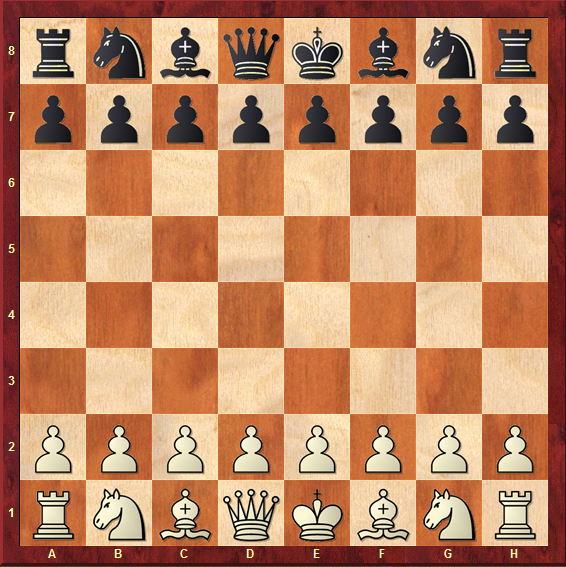
#> input picture board.png, 566 x 567 px
$ python main.py
#> lines starting #> are read from the running program, lines starting #| are printed output that depends on the picture
import cv2
import numpy as np


img = cv2.imread('board.png')
#> img is the input picture: shape (567, 566, 3); mean B, G, R 100.1, 134.9, 190.2
gray = cv2.cvtColor(img,cv2.COLOR_BGR2GRAY)
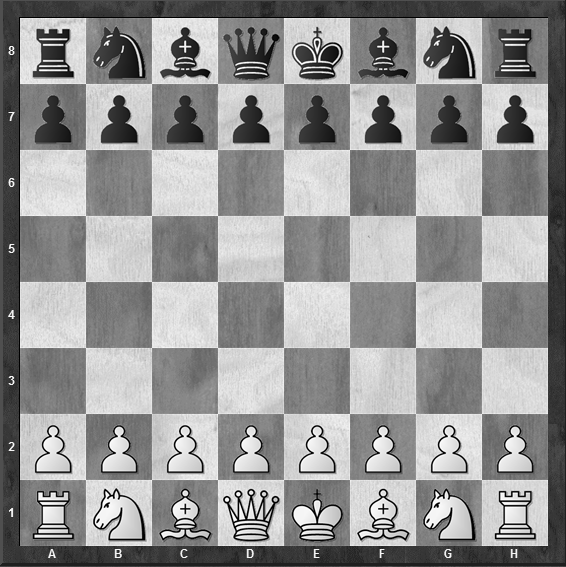
#> gray: shape (567, 566); min 0, max 255, mean 147.5

kernel_size = 5
blur_gray = cv2.GaussianBlur(gray,(kernel_size, kernel_size),0)
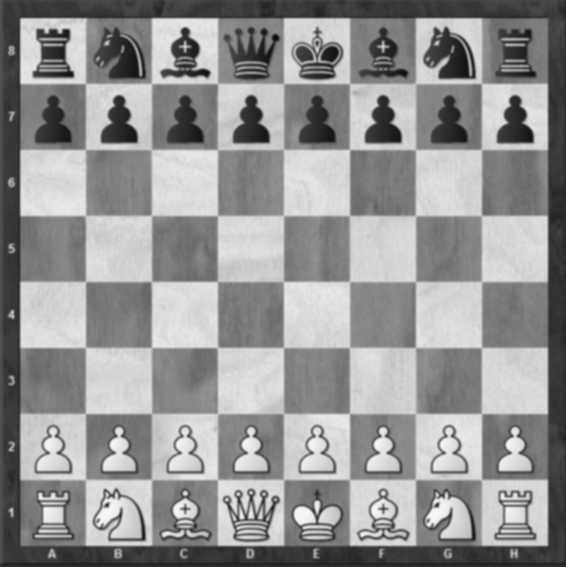
#> blur_gray: shape (567, 566); min 10, max 246, mean 147.5
low_threshold = 50
high_threshold = 150
edges = cv2.Canny(blur_gray, low_threshold, high_threshold)
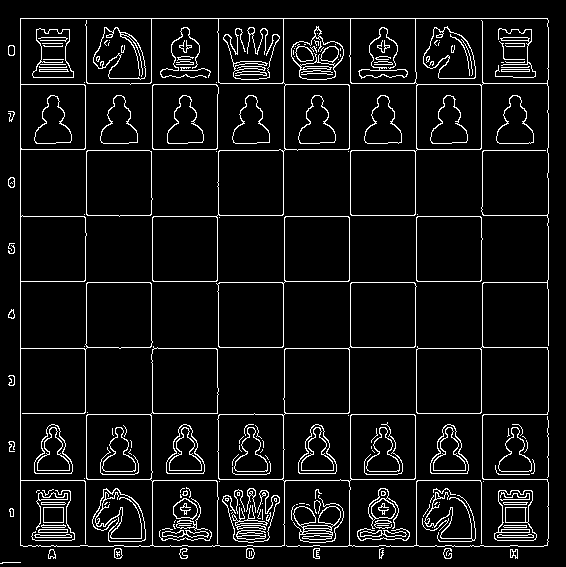
#> edges: shape (567, 566); 7% white in thin lines or dots
rho = 1  # distance resolution in pixels of the Hough grid
theta = np.pi / 180  # angular resolution in radians of the Hough grid
threshold = 15  # minimum number of votes (intersections in Hough grid cell)
min_line_length = 50  # minimum number of pixels making up a line
max_line_gap = 20  # maximum gap in pixels between connectable line segments
line_image = np.copy(img) * 0  # creating a blank to draw lines on
#> line_image: shape (567, 566, 3); every value is 0

# Run Hough on edge detected image
# Output "lines" is an array containing endpoints of detected line segments
lines = cv2.HoughLinesP(edges, rho, theta, threshold, np.array([]),
                    min_line_length, max_line_gap)
#> lines = 271 rows, first 6: [20, 18, 547, 18], [483, 479, 547, 479], [548, 541, 548, 20], [20, 413, 84, 413], [417, 480, 480, 480], [85, 148, 85, 85]

square = []

for line in lines:
    for x1,y1,x2,y2 in line:
        if (x2 - x1 > 450) or (y1 - y2 > 450):
            square.append(line)
            cv2.line(line_image,(x1,y1),(x2,y2),(255,0,0),5)
            for i in range(1, 8):
                gap = (x2-x1)/8
                print(x1+(gap*i))
                cv2.line(line_image, (int(x1+(gap*i)), y1), (int(x1+(gap*i)), y2), (255, 0, 0), 5)
#> this loop made 271 passes
#> (printed output is left out)
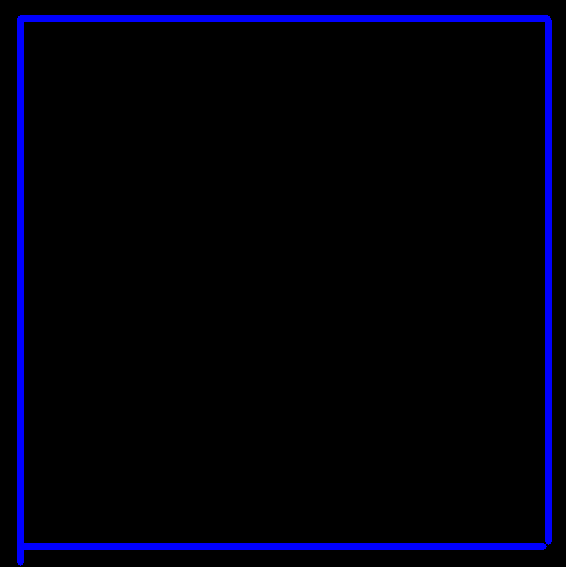
#> line_image: shape (567, 566, 3); mean B, G, R 11.8, 0, 0
#> after the loop, square = [[[20, 18, 547, 18]], [[548, 541, 548, 20]], [[23, 546, 543, 546]], [[20, 562, 20, 19]]]


# Draw the lines on the  image

lines_edges = cv2.addWeighted(img, 0.8, line_image, 1, 0)
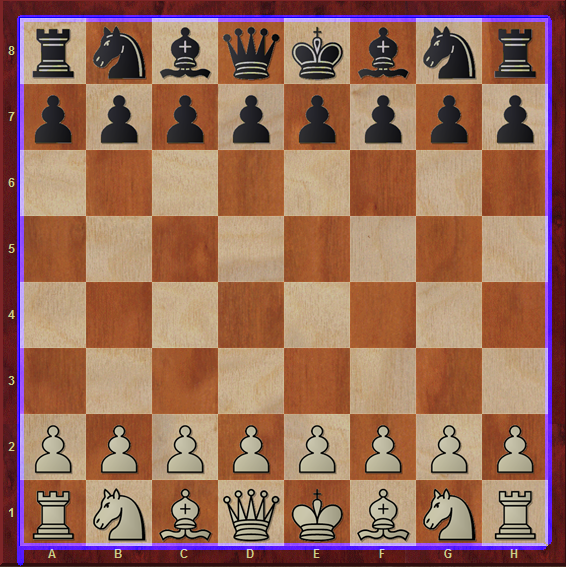
#> lines_edges: shape (567, 566, 3); mean B, G, R 89.3, 107.9, 152.2

cv2.imshow("res",lines_edges)
cv2.waitKey(0)

$ run again, with imageToSave.png copied over board.png
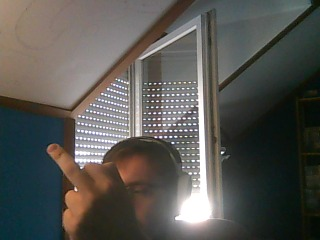
#> input picture imageToSave.png, 320 x 240 px
#> img is the input picture: shape (240, 320, 3); mean B, G, R 81.5, 85.9, 87.1
#> `edges = cv2.Canny(blur_gray, low_threshold, high_threshold)`:
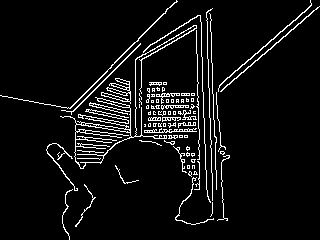
#> edges: shape (240, 320); 6.4% white in thin lines or dots
#> line_image: shape (240, 320, 3); every value is 0
#> lines = 91 rows, first 6: [57, 164, 217, 106], [159, 144, 317, 7], [101, 77, 176, 0], [154, 142, 310, 6], [135, 63, 210, 21], [75, 137, 216, 102]
#> the loop `for line in lines:` made 91 passes
#> after the loop `for line in lines:`: square = []
#> `lines_edges = cv2.addWeighted(img, 0.8, line_image, 1, 0)`:
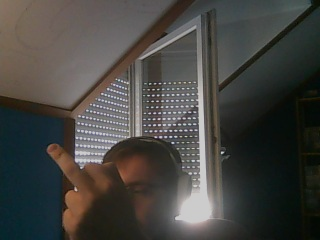
#> lines_edges: shape (240, 320, 3); mean B, G, R 65.2, 68.7, 69.7
